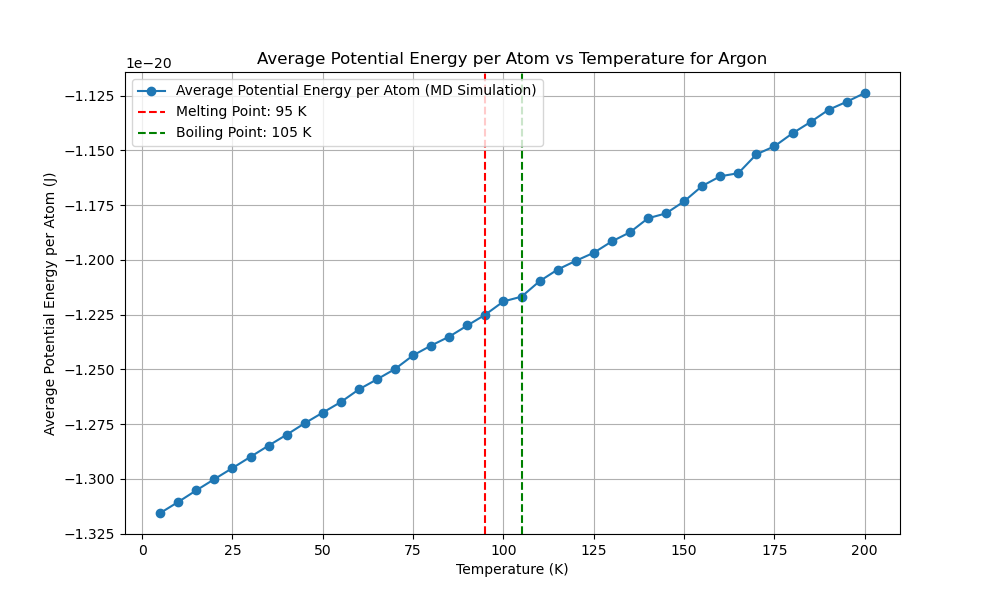

Python code for this plot:
import numpy as np
import matplotlib.pyplot as plt
from scipy.optimize import minimize
from multiprocessing import Pool
import time
from reportlab.lib.pagesizes import letter
from reportlab.pdfgen import canvas
from tqdm import tqdm
from numba import njit, prange
import logging
import os

# Get the directory of the current script
script_dir = os.path.dirname(os.path.abspath(__file__))
script_base_name = os.path.splitext(os.path.basename(__file__))[0]

# Set up logging with the script's base name and directory
log_file_path = os.path.join(script_dir, f'{script_base_name}.log')
logging.basicConfig(filename=log_file_path, 
            level=logging.INFO, format='%(asctime)s:%(levelname)s:%(message)s')

EPSILON = 1.654017502e-21  
SIGMA = 3.405e-10  
MASS = 6.63e-26  
K_B = 1.38e-23 

def create_fcc_lattice(a, n):
    """Create an FCC lattice."""
    base = np.array([[0, 0, 0],
                     [0.5, 0.5, 0], [0.5, 0, 0.5], [0, 0.5, 0.5]])
    positions = np.zeros((n**3 * 4, 3))
    index = 0
    for x in range(n):
        for y in range(n):
            for z in range(n):
                offset = np.array([x, y, z])
                for b in base:
                    positions[index] = (offset + b) * a
                    index += 1
    return positions

@njit
def lennard_jones(r2):
    """Calculate the Lennard-Jones potential and force."""
    r6 = (SIGMA ** 2 / r2) ** 3
    r12 = r6 ** 2
    potential = 4 * EPSILON * (r12 - r6)
    force = 24 * EPSILON * (2 * r12 - r6) / r2
    return potential, force

@njit
def apply_pbc(position, box_length):
    """Apply periodic boundary conditions."""
    return position - box_length * np.round(position / box_length)

@njit
def custom_norm(arr, axis=1):
    """Compute the norm along a specified axis."""
    if axis == 1:
        return np.sqrt(np.sum(arr**2, axis=1))
    elif axis == 0:
        return np.sqrt(np.sum(arr**2, axis=0))
    else:
        raise ValueError("Invalid axis")

@njit(parallel=True)
def compute_forces(positions, box_length):
    """Compute forces using Lennard-Jones potential with PBC."""
    N = len(positions)
    forces = np.zeros_like(positions)
    potential_energy = 0.0

    for i in prange(N):
        for j in range(i + 1, N):
            r_vec = apply_pbc(positions[i] - positions[j], box_length)
            r2 = np.dot(r_vec, r_vec)
            if r2 < (2.5 * SIGMA) ** 2:
                potential, force = lennard_jones(r2)
                f = force * r_vec
                forces[i] += f
                forces[j] -= f
                potential_energy += potential
                
    return forces, potential_energy

@njit
def velocity_verlet_adaptive(positions,
            velocities, forces, dt, box_length, max_force_threshold=1e-13):
    """Velocity-Verlet integration with adaptive time step."""
    new_positions = positions + velocities * dt + 0.5 * forces * dt**2 / MASS
    new_positions = apply_pbc(new_positions, box_length)
    new_forces, _ = compute_forces(new_positions, box_length)
    max_force = np.max(custom_norm(new_forces, axis=1))
    
    if max_force > max_force_threshold:
        dt = max(0.9 * dt * (max_force_threshold / max_force)**0.5, 1e-16)
    
    new_velocities = velocities + 0.5 * (forces + new_forces) * dt / MASS
    return new_positions, new_velocities, new_forces, dt

@njit
def standard_verlet_adaptive(positions,
    velocities, forces, dt, box_length, max_force_threshold=1e-13):
    """Standard Verlet integration with adaptive time step."""
    new_positions = positions + velocities * dt + 0.5 * forces * dt**2 / MASS
    new_positions = apply_pbc(new_positions, box_length)
    new_forces, _ = compute_forces(new_positions, box_length)
    max_force = np.max(custom_norm(new_forces, axis=1))

    if max_force > max_force_threshold:
        dt = max(0.9 * dt * (max_force_threshold / max_force)**0.5, 1e-16)

    new_velocities = velocities + new_forces * dt / MASS
    return new_positions, new_velocities, new_forces, dt

@njit
def leapfrog_verlet_adaptive(positions,
    velocities, forces, dt, box_length, max_force_threshold=1e-13):
    """Leapfrog Verlet integration with adaptive time step."""
    half_dt = 0.5 * dt
    velocities_half = velocities + forces * half_dt / MASS
    new_positions = positions + velocities_half * dt
    new_positions = apply_pbc(new_positions, box_length)
    new_forces, _ = compute_forces(new_positions, box_length)
    max_force = np.max(custom_norm(new_forces, axis=1))

    if max_force > max_force_threshold:
        dt = max(0.9 * dt * (max_force_threshold / max_force)**0.5, 1e-16)

    new_velocities = velocities_half + new_forces * half_dt / MASS
    return new_positions, new_velocities, new_forces, dt




def adaptive_equilibration(positions, velocities, forces, dt, box_length,
                           verlet_algorithm, initial_equilibration_window=500,
                           initial_threshold=5e-25, min_threshold=5e-27,
                           max_threshold=5e-21, max_steps=100000):
    """Perform adaptive equilibration with dynamic threshold and window adjustment."""
    equilibration_steps = 0
    window_size = initial_equilibration_window
    recent_potential_energies = np.zeros(window_size)
    index = 0
    forces, _ = compute_forces(positions, box_length)
    threshold = initial_threshold
    equilibration_window = initial_equilibration_window
    
    with tqdm(total=equilibration_window, desc="Equilibration") as pbar:
        while equilibration_steps < max_steps:
            positions, velocities, forces, dt = verlet_algorithm(positions,
                velocities, forces, dt, box_length)
            _, potential_energy = compute_forces(positions, box_length)
            
            recent_potential_energies[index % window_size] = potential_energy # to Reduce Ram 
            index += 1
            
            if index >= window_size:
                mean_potential_energy = np.mean(recent_potential_energies)
                std_potential_energy = np.std(recent_potential_energies)
                logging.info(f"((len(recent_p_energies) > equiwindow)) STD: {std_potential_energy:.5e}, MEAN: {mean_potential_energy:.5e}")

                # Dynamically adjust the threshold based on the standard deviation
                if std_potential_energy > threshold:
                    threshold = min(threshold * 1.09, max_threshold)
                    new_window_size = min(int(window_size * 1.00), len(recent_potential_energies) * 1.0)
                    if new_window_size > window_size:
                        recent_potential_energies = np.resize(recent_potential_energies, new_window_size)
                        window_size = new_window_size
                    logging.info(f"((std_potential_energy > threshold)) threshold: {threshold:.5e}, MEAN: {mean_potential_energy:.5e}")
                else:
                    threshold = max(threshold * 0.6, min_threshold)
                    logging.info(f"((std_potential_energy < threshold)) threshold: {threshold:.5e}, MEAN: {mean_potential_energy:.5e}")

                if std_potential_energy < threshold and np.abs(potential_energy - mean_potential_energy) < threshold:
                    logging.info(f"Equilibration completed in {equilibration_steps} steps with dt={dt:.2e}")
                    break
                
                pbar.update(1)
            equilibration_steps += 1
            if equilibration_steps % 1000 == 0:
                logging.info(f"Step {equilibration_steps}: Potential Energy = {potential_energy:.5e}, dt = {dt:.2e}")
    
    return positions, velocities, forces, dt, equilibration_steps




def run_md_for_temperature(T, seed, verlet_algorithm,
                           dt, sampling_steps=60000):
    """Run MD simulation for a single temperature using the specified Verlet algorithm."""
    np.random.seed(seed)
    a = 5.26e-10  # Initial guess for the lattice parameter
    n = 3  # Number of unit cells in each dimension
    positions = create_fcc_lattice(a, n)
    box_length = n * a  # Length of the simulation box
    N = len(positions)
    
   
    velocities = np.random.randn(N, 3) * np.sqrt(K_B * 5 / MASS)
    forces, _ = compute_forces(positions, box_length)

    # Rescale velocities to the desired temperature
    current_temperature = np.sum(MASS * np.sum(velocities**2, axis=1)) / (3 * N * K_B)
    scale_factor = np.sqrt(T / current_temperature)
    velocities *= scale_factor

    # Adaptive equilibration
    positions, velocities, forces, dt, equilibration_steps = adaptive_equilibration(
        positions, velocities, forces,
        dt, box_length, verlet_algorithm)

    logging.info(f"Equilibration steps: {equilibration_steps}")

    print(f"Equilibration steps: {equilibration_steps}")

    potential_energy = 0
    initial_total_energy = 0
    count = 0
    total_energy_drift = 0

    with tqdm(total=sampling_steps, desc="Progress") as pbar:
        potential_energy = 0
        count = 0
        total_energy_drift = 0
        initial_total_energy = None
    
        for step in range(sampling_steps):
            positions, velocities, forces, dt = verlet_algorithm(
                positions, velocities, forces, dt, box_length
            )
            kinetic_energy = 0.5 * MASS * np.sum(velocities**2)
            _, potential_energy_step = compute_forces(positions, box_length)
            total_energy = kinetic_energy + potential_energy_step
            potential_energy += potential_energy_step
    
            if step == 0:
                initial_total_energy = total_energy
    
            total_energy_drift += abs(total_energy - initial_total_energy)
            count += 1
            pbar.update(1)
            if step % 1000 == 0:
                logging.info(f"Step {step}: Kinetic Energy = {kinetic_energy:.5e}, Potential Energy = {potential_energy_step:.5e}, Total Energy = {total_energy:.5e}")
        
        average_potential_energy = potential_energy / count / N  
        energy_drift = total_energy_drift / count
    
    return dt, average_potential_energy, energy_drift

def potential_energy_for_lattice(a):
    """Calculate potential energy for a given lattice parameter."""
    positions = create_fcc_lattice(a, 3)
    box_length = 3 * a
    _, potential_energy = compute_forces(positions, box_length)
    return potential_energy

def optimize_lattice_parameter():
    """Optimize the lattice parameter."""
    initial_guesses = np.linspace(5e-10, 6e-10, 1000)
    results = [minimize(potential_energy_for_lattice,
                        [guess], bounds=[(5e-10, 6e-10)]) for
               guess in initial_guesses]
    best_result = min(results, key=lambda x: x.fun)
    return best_result.x[0]

def test_time_steps(T, seed, verlet_algorithm,
                    time_steps, sampling_steps=60000):
    """Test different time steps."""
    with Pool(16) as pool:
        args = [(T, seed, verlet_algorithm,
                 dt, sampling_steps) for dt in time_steps]
        results = pool.starmap(run_md_for_temperature, args)
    return results

def run_preliminary_steps_parallel(temperatures, seeds,
                   verlet_algorithms, algorithm_names, 
               time_steps, preliminary_steps):
    """Run preliminary steps sequentially."""
    results = []
    for alg in verlet_algorithms:
        alg_results = []
        for T, seed, dt in zip(temperatures, seeds, time_steps):
            result = run_md_for_temperature(T, seed, alg,
                                            dt, preliminary_steps)
            alg_results.append(result)
        results.append(alg_results)
    
    potential_energies_per_algorithm = []
    energy_drifts_per_algorithm = []
    best_time_steps = []

    for i, alg_results in enumerate(results):
        if len(alg_results) == 0:
            print(f"No results for algorithm {algorithm_names[i]}")  
            logging.warning(f"No results for algorithm {algorithm_names[i]}")
            
            continue
        potential_energies = [res[1] for res in alg_results]
        energy_drifts = [res[2] for res in alg_results]
        best_time_step = time_steps[np.argmin([res[2] for res in alg_results])]
        
        potential_energies_per_algorithm.append(np.mean(potential_energies))
        energy_drifts_per_algorithm.append(np.mean(energy_drifts))
        best_time_steps.append(best_time_step)
    
    return potential_energies_per_algorithm, energy_drifts_per_algorithm, best_time_steps



def find_best_sampling_steps(T, seed, verlet_algorithm,
                time_step, sampling_step_range):
    """Find the best sampling steps."""
    results = []
    for sampling_steps in sampling_step_range:
        dt, potential_energy, energy_drift = run_md_for_temperature(T, seed,
                            verlet_algorithm, time_step, sampling_steps)
        results.append((sampling_steps, potential_energy, energy_drift))
    return results






def find_critical_boiling_melting_points(temperatures, potential_energies):
    # Compute the first and second derivatives
    first_derivative = np.gradient(potential_energies, temperatures)
    second_derivative = np.gradient(first_derivative, temperatures)
    
    # Critical point: maximum in the second derivative
    critical_point_index = np.argmax(second_derivative)
    critical_point = temperatures[critical_point_index]

    # Boiling point: second highest in the second derivative before the critical point
    pre_critical_second_derivative = second_derivative[:critical_point_index]
    boiling_point_index = np.argmax(pre_critical_second_derivative)
    boiling_point = temperatures[boiling_point_index]

    # Melting point: maximum in the first derivative before the boiling point
    pre_boiling_first_derivative = first_derivative[:boiling_point_index]
    melting_point_index = np.argmax(pre_boiling_first_derivative)
    melting_point = temperatures[melting_point_index]

    return melting_point, boiling_point, critical_point








def plot_potential_energy_vs_temperature(temperatures, potential_energies, melting_point, boiling_point, critical_point):
    plt.figure(figsize=(10, 6))
    plt.plot(temperatures, potential_energies, marker='o', linestyle='-', label='Average Potential Energy (MD Simulation)')
    plt.xlabel('Temperature (K)')
    plt.ylabel('Average Potential Energy (J)')
    plt.title('Average Potential Energy vs Temperature for Argon')

    if melting_point is not None:
        plt.axvline(melting_point, color='r', linestyle='--', label=f'Melting Point: {melting_point} K')
    if boiling_point is not None:
        plt.axvline(boiling_point, color='g', linestyle='--', label=f'Boiling Point: {boiling_point} K')
    if critical_point is not None:
        plt.axvline(critical_point, color='b', linestyle='--', label=f'Critical Point: {critical_point} K')
    
    plt.legend()
    plt.grid(True)
    plt.show()








def generate_pdf_report(melting_point, boiling_point, a_opt, temperatures, potential_energies, runtime, best_algorithm_name, best_time_step, reason):
    script_base_name = os.path.splitext(os.path.basename(__file__))[0]
    filename = os.path.join(script_dir, f"{script_base_name}.pdf")
    plot_filename = os.path.join(script_dir, f"{script_base_name}.png")

    c = canvas.Canvas(filename, pagesize=letter)
    width, height = letter

    c.drawString(50, height - 50, "Molecular Dynamics Simulation Report")
    c.drawString(50, height - 70, f"Optimized Lattice Parameter: {a_opt:.4e} m")
    if melting_point is not None:
        c.drawString(50, height - 90, f"Melting Point: {melting_point} K")
    if boiling_point is not None:
        c.drawString(50, height - 110, f"Boiling Point: {boiling_point} K")
    c.drawString(50, height - 130, f"Total Runtime: {runtime:.2f} seconds")
    c.drawString(50, height - 150, f"Best Verlet Algorithm: {best_algorithm_name}")
    c.drawString(50, height - 170, f"Best Time Step: {best_time_step:.2e} s")

    reason_text = f"Reason: {reason}"
    max_chars_per_line = 78
    wrapped_reason = "\n".join([reason_text[i:i + max_chars_per_line] for i in range(0, len(reason_text), max_chars_per_line)])
    for i, line in enumerate(wrapped_reason.split('\n')):
        c.drawString(50, height - 190 - i * 20, line)

    plt.figure(figsize=(10, 6))
    plt.plot(temperatures, potential_energies, marker='o', linestyle='-', label='Average Potential Energy per Atom (MD Simulation)')
    plt.xlabel('Temperature (K)')
    plt.ylabel('Average Potential Energy per Atom (J)')
    plt.title('Average Potential Energy per Atom vs Temperature for Argon')
    if melting_point is not None:
        plt.axvline(melting_point, color='r', linestyle='--', label=f'Melting Point: {melting_point} K')
    if boiling_point is not None:
        plt.axvline(boiling_point, color='g', linestyle='--', label=f'Boiling Point: {boiling_point} K')
    plt.legend()
    plt.grid(True)
    plt.savefig(plot_filename)
    plt.close()

    try:
        c.drawImage(plot_filename, 50, 200, width=500, height=300)
    except FileNotFoundError:
        logging.error(f"File {plot_filename} not found. Skipping image in the PDF report.")

    c.save()



def main():
    """Main function to run the MD simulation."""
    start_time = time.time()

    a_opt = optimize_lattice_parameter()
    print(f"Optimized lattice parameter: {a_opt}")
    logging.info(f"Optimized lattice parameter: {a_opt}")

    temperatures = np.arange(5, 205, 5)
    preliminary_temperatures = np.arange(5, 205, 15)

    time_steps = [
        1e-15, 5e-16, 1e-16, 5e-15
    ]

    seeds = np.random.randint(0, 10000, len(temperatures))
    preliminary_seeds = np.random.randint(0, 10000, len(preliminary_temperatures))

    verlet_algorithms = [
        velocity_verlet_adaptive,
        standard_verlet_adaptive,
        leapfrog_verlet_adaptive
    ]
    algorithm_names = [
        "Velocity-Verlet (Adaptive)",
        "Standard Verlet (Adaptive)",
        "Leapfrog Verlet (Adaptive)"
    ]

    preliminary_steps = 8000
    potential_energies_per_algorithm, energy_drifts_per_algorithm, best_time_steps = run_preliminary_steps_parallel(
        preliminary_temperatures,
        preliminary_seeds,
        verlet_algorithms,
        algorithm_names, time_steps, preliminary_steps)

    if not potential_energies_per_algorithm or not energy_drifts_per_algorithm or not best_time_steps:
        print("Error: No valid preliminary results obtained.")
        logging.error("No valid preliminary results obtained.")
        return

    best_algorithm_index = np.argmin([pe + ed for pe, ed in zip(potential_energies_per_algorithm, energy_drifts_per_algorithm)])
    best_verlet_algorithm = verlet_algorithms[best_algorithm_index]
    best_algorithm_name = algorithm_names[best_algorithm_index]
    best_time_step = best_time_steps[best_algorithm_index]
    reason = (f"Lowest average potential energy ({potential_energies_per_algorithm[best_algorithm_index]:.2e} J) "
              f"and minimal energy drift ({energy_drifts_per_algorithm[best_algorithm_index]:.2e} J) "
              f"during preliminary simulation.")
    print(f"Best Verlet algorithm: {best_algorithm_name}")
    print(f"Best time step: {best_time_step}")

    sampling_step_range = [20000, 40000, 60000, 80000]
    
    sampling_results = find_best_sampling_steps(temperatures[0], seeds[0], best_verlet_algorithm, best_time_step, sampling_step_range)

    for sampling_steps, potential_energy, energy_drift in sampling_results:
        print(f"Sampling steps: {sampling_steps}, Potential energy: {potential_energy:.2e} J, Energy drift: {energy_drift:.2e} J")
        logging.info(f"Sampling steps: {sampling_steps}, Potential energy: {potential_energy:.2e} J, Energy drift: {energy_drift:.2e} J")

    best_sampling_steps = min(sampling_results, key=lambda x: x[2])[0]
    print(f"Best sampling steps: {best_sampling_steps}")
    logging.info(f"Best sampling steps: {best_sampling_steps}")

    with Pool(16) as pool:
        results = pool.starmap(run_md_for_temperature, [(T, seed, best_verlet_algorithm, best_time_step, best_sampling_steps) for T, seed in zip(temperatures, seeds)])

    dts, potential_energies, energy_drifts = zip(*results)

    end_time = time.time()
    runtime = end_time - start_time
    print(f"Runtime: {runtime:.2f} seconds")

    melting_point, boiling_point, critical_point = find_critical_boiling_melting_points(temperatures, potential_energies)

    logging.info(f"Detected Melting Point: {melting_point} K")
    logging.info(f"Detected Boiling Point: {boiling_point} K")
    logging.info(f"Detected Critical Point: {critical_point} K")

    plot_potential_energy_vs_temperature(temperatures, potential_energies, melting_point, boiling_point, critical_point)

    generate_pdf_report(melting_point, boiling_point, a_opt, temperatures, potential_energies, runtime, best_algorithm_name, best_time_step, reason)



if __name__ == "__main__":
    main()
